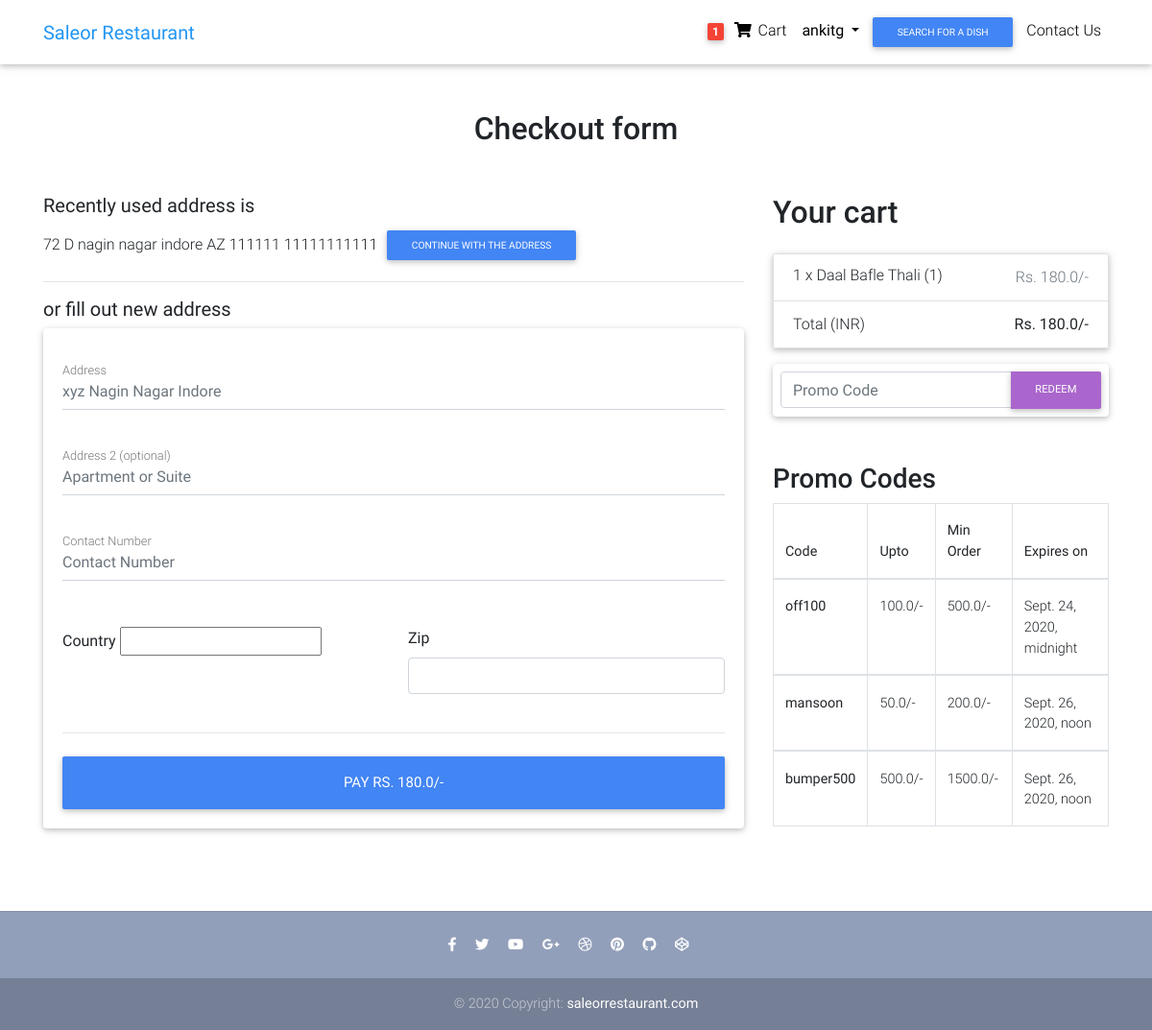
The app's page /checkout/ (signed in) with its own data.
### restaurant/models.py (models this page shows, shortened)
class Order(models.Model):
    user = models.ForeignKey(settings.AUTH_USER_MODEL, on_delete=models.CASCADE)
    ref_code = models.CharField(max_length=20, blank=True, null=True)
    items = models.ManyToManyField(OrderItem)
    order_date = models.DateTimeField()
    ordered = models.BooleanField(default=False)
    billing_address = models.ForeignKey('BillingAddress', on_delete=models.SET_NULL, blank=True, null=True)
    payment = models.ForeignKey('Payment', on_delete=models.SET_NULL, blank=True, null=True)
    coupon = models.ForeignKey('Coupon', on_delete=models.SET_NULL, blank=True, null=True)
    status = models.CharField(max_length=50, choices=order_status, default='not_accepted')
    refund_requested = models.BooleanField(default=False)
    refund_granted = models.BooleanField(default=False)
    refund_completed = models.BooleanField(default=False)
    def get_total(self):
        total = 0
        for order_item in self.items.all():
            total += order_item.get_final_price()
        if self.coupon:
            total -= self.coupon.amount
        return total

class BillingAddress(models.Model):
    user = models.ForeignKey(settings.AUTH_USER_MODEL, on_delete=models.CASCADE)
    street_address = models.CharField(max_length=100)
    apartment_address = models.CharField(max_length=100)
    contact_no = models.BigIntegerField(blank=True, null=True)
    country = CountryField(multiple=False)
    zipcode = models.CharField(max_length=10)
    class Meta:
        verbose_name_plural = 'Addresses'

class OrderItem(models.Model):
    user = models.ForeignKey(settings.AUTH_USER_MODEL, on_delete=models.CASCADE)
    item = models.ForeignKey(Item, on_delete=models.CASCADE)
    cartitem = models.IntegerField(default=1)
    ordered = models.BooleanField(default=False)
    def get_total_item_discount_price(self):
        return self.cartitem * self.item.discount_price
    def get_final_price(self):
        if self.item.discount_price:
            return self.get_total_item_discount_price()
        return self.get_total_item_price()

class Item(models.Model):
    title = models.CharField(max_length=100)
    price = models.FloatField()
    discount_price = models.FloatField(blank=True, null=True)
    veg_or_nonveg = models.CharField(choices=dish_type, max_length=20)
    quantity = models.CharField(choices=quantity, max_length=20)
    image_url = models.URLField()
    slug = models.SlugField()

class Coupon(models.Model):
    code = models.CharField(max_length=15)
    amount = models.FloatField()
    min_order_value = models.FloatField(default=10, null=True, blank=True)
    expire_in = models.DateTimeField()

### restaurant/views.py (the view, shortened to what this page needs)
# urls.py: path('checkout/', views.CheckoutView.as_view(), name="checkOut"),
class CheckoutView(LoginRequiredMixin, View):
    def get(self, *args, **kwargs):
        try:
            form = CheckoutForm()
            coupons = Coupon.objects.all()
            order = Order.objects.get(user=self.request.user, ordered=False)
            context = {
                'form': form,
                'order': order,
                'couponform': CouponForm(),
                'coupons': coupons
            }
            oldaddress = BillingAddress.objects.filter(user=self.request.user)
            if oldaddress.exists():
                context.update({'oldaddress': oldaddress[0]})
            if order.get_total() > 0:
                return render(self.request, 'restaurant/checkout-page.html', context)
            else:
                messages.warning(
                    self.request, 'please add some items to your cart before checkout')
                return redirect('/')
        except ObjectDoesNotExist:
            messages.warning(
                self.request, 'please add some items to your cart before checkout')
            return redirect('restaurant:homePage')

### restaurant/forms.py
class CheckoutForm(forms.Form):
    street_address = forms.CharField(widget=forms.TextInput(attrs={
        'placeholder': 'xyz Nagin Nagar Indore',
        'class':'form-control'
    }))
    apartment_address = forms.CharField(required=False, widget=forms.TextInput(attrs={
        'placeholder': 'Apartment or Suite',
        'class':'form-control'
    }))
    contact_no = forms.IntegerField(widget=forms.TextInput(attrs={
        'placeholder': 'Contact Number',
        'class':'form-control'
    }))
    country = CountryField(blank_label='(Select Country)').formfield(
        widget=CountrySelectWidget(attrs={
            'class': 'custom-select d-block w-100'
    }))
    zipcode = forms.CharField(widget=forms.TextInput(attrs={
        'class': 'form-control',
    }))

class CouponForm(forms.Form):
    code = forms.CharField(widget=forms.TextInput(attrs={
        'placeholder': 'Promo Code',
        'class':'form-control',
        'aria-label':"Recipient's username",
        'aria-describedby':"basic-addon2"
    }))

### restaurant/templatetags/cart_template_tags.py (called while the page is built)
@register.filter
def cart_item_count(user):
    if user.is_authenticated:
        queryset = Order.objects.filter(user=user, ordered=False)
        if queryset.exists():
            return queryset[0].items.count()
    return 0

### templates/restaurant/checkout-page.html (shortened to what this page needs)
{% extends 'base.html' %}
{% block body %}
{% load crispy_forms_tags %}
<main>
  <div class="container wow fadeIn">
    <h2 class="my-5 h2 text-center">Checkout form</h2>
    <div class="row">
      <div class="col-md-8 mb-4">
        {% if oldaddress %}
        <h5><b> Recently used address is</b></h5>
        <form action="{% url 'restaurant:save_addr' %}" method="POST">{% csrf_token %}
        {{ oldaddress.street_address }} {{oldaddress.apartment_address}} {{oldaddress.country}}
          {{oldaddress.zipcode}} {{oldaddress.contact_no}}
          <button type="submit" class="btn btn-primary btn-sm">Continue with the address</button></p>
          <hr>
        <h5><b> or fill out new address</b></h5>
        </form>
        {% endif %}
        <div class="card">
          <form class="card-body" method="POST">
            <div class="md-form mb-5">
              {{form.street_address}}
              <label for="address" class="">Address</label>
            </div>
            <div class="md-form mb-5">
              {{form.apartment_address}}
              <label for="address-2" class="">Address 2 (optional)</label>
            </div>
            <div class="md-form mb-5">
              {{form.contact_no}}
              <label for="contact_no" class="">Contact Number</label>
            </div>
            <div class="row">
              <div class="col-lg-6 col-md-12 mb-4">
                <label for="country">Country</label>
                {{ form.country }}
              </div>
              <div class="col-lg-6 col-md-6 mb-4">
                <label for="zip">Zip</label>
                {{form.zipcode}}
              </div>
            </div>
            <hr class="mb-4">
            <form action="{% url 'restaurant:checkOut' %}" method="POST">{% csrf_token %}
              <button class="btn btn-primary btn-lg btn-block" type="submit">Pay Rs. {{order.get_total}}/-</button>
            </form>
          </form>
        </div>
      </div>
      <div class="col-md-4 mb-4">
        <h4 class="d-flex justify-content-between align-items-center mb-3">
          <span class="h2">Your cart</span>
        </h4>
        <ul class="list-group mb-3 z-depth-1">
          {% for order_item in order.items.all %}
          <li class="list-group-item d-flex justify-content-between lh-condensed">
            <div>
              <h6 class="my-0">{{ order_item.cartitem }} x {{ order_item.item.title}} ({{order_item.item.quantity}})
              </h6>
            </div>
            <span class="text-muted"> Rs. {{ order_item.get_final_price }}/-</span>
          </li>
          {% endfor %}
          <li class="list-group-item d-flex justify-content-between">
            <span>Total (INR)</span>
            <strong>Rs. {{order.get_total}}/-</strong>
          </li>
        </ul>
        <form class="card p-2" action="{% url 'restaurant:add-coupon' %}" method="POST">
          <div class="input-group">
            {{couponform.code}}
            <div class="input-group-append">
              <button class="btn btn-secondary btn-md waves-effect m-0" type="submit">Redeem</button>
            </div>
          </div>
        </form>
        <h4 class="mt-5 h3">Promo Codes</h4>
        <section class="mb-4 mt-2">
          <div class="row fadeIn wow">
              <div class="col-sm-12 col-lg-12">
                  <table class="table table-bordered">
                      <thead>
                        <tr>
                          <th scope="col">Code</th>
                          <th scope="col">Upto</th>
                          <th scope="col">Min Order</th>
                          <th scope="col">Expires on</th>
                        </tr>
                      </thead>
                      {% for coupon in coupons %}
                      <tbody>
                        <tr>
                          <td><b>{{coupon.code}}</b></td>
                          <td>{{coupon.amount}}/-</td>
                          <td>{{coupon.min_order_value}}/-</td>
                          <td>{{coupon.expire_in}}</td>
                        </tr>
                      </tbody>
                      {% endfor %}
                    </table>
              </div>
          </div>
      </section>
      </div>
    </div>
  </div>
</main>
{% endblock body %}

### templates/base.html (shortened to what this page needs)
<!DOCTYPE html>
<html lang="en">
{% load static %}
{% load cart_template_tags %}
{% load socialaccount %}
<head>
  <link rel="stylesheet" href="https://use.fontawesome.com/releases/v5.11.2/css/all.css">
  <link href="{% static 'css/bootstrap.min.css' %}" rel="stylesheet">
  <link href="{% static 'css/mdb.min.css' %}" rel="stylesheet">
  <link href="{% static 'css/style.min.css' %}" rel="stylesheet">
</head>
<body>
  <nav class="navbar navbar-expand-lg navbar-light white scrolling-navbar">
    <div class="container">
      <a class="navbar-brand waves-effect" href="{% url 'restaurant:homePage' %}">
        <strong class="blue-text">Saleor Restaurant</strong>
      </a>
      <div class="collapse navbar-collapse" id="navbarSupportedContent">
        <ul class="navbar-nav">
          {% if request.user.is_authenticated %}
          <li class="nav-item">
            <a class="nav-link" href="{% url 'restaurant:order-summary' %}">
              <span class="badge red z-depth-1 mr-1"> {{request.user|cart_item_count}} </span>
              <i class="fas fa-shopping-cart"></i>
              <span class="clearfix"> Cart </span>
            </a>
          </li>
          <li class="nav-item">
            <div class="dropdown show">
              <a class="nav-link dropdown-toggle" href="#" role="button" id="dropdownMenuLink" data-toggle="dropdown"
                aria-haspopup="true" aria-expanded="false">
                <b>{{request.user.username}}</b>
              </a>
            </div>
          </li>
          {% endif %}
          <li class="nav-item">
            <button type="button" class="btn btn-primary btn-sm" data-toggle="modal" data-target="#exampleModal">
              Search For a Dish
            </button>
          </li>
          <li class="nav-item">
            <a class="nav-link" href="{% url 'restaurant:contact-us' %}">
              <span class="clearfix"> Contact Us </span>
            </a>
          </li>
        </ul>
      </div>
    </div>
  </nav>
  {% block body %}
  {% endblock body %}
  <footer class="page-footer text-center font-small mt-4 wow fadeIn">
    <hr class="my-4">
    <div class="pb-4">
      <a href="#" target="_blank">
        <i class="fab fa-facebook-f mr-3"></i>
      </a>
      <a href="#" target="_blank">
        <i class="fab fa-twitter mr-3"></i>
      </a>
      <a href="#" target="_blank">
        <i class="fab fa-youtube mr-3"></i>
      </a>
      <a href="#" target="_blank">
        <i class="fab fa-google-plus-g mr-3"></i>
      </a>
      <a href="#" target="_blank">
        <i class="fab fa-dribbble mr-3"></i>
      </a>
      <a href="#" target="_blank">
        <i class="fab fa-pinterest mr-3"></i>
      </a>
      <a href="#" target="_blank">
        <i class="fab fa-github mr-3"></i>
      </a>
      <a href="#" target="_blank">
        <i class="fab fa-codepen mr-3"></i>
      </a>
    </div>
    <div class="footer-copyright py-3">
      © 2020 Copyright:
      <a href="/"><b>saleorrestaurant.com</b> </a>
    </div>
  </footer>
  {% load static %}
</body>
</html>

### templates/base.html (style rules this page uses)
html, body, header, .carousel { height: 60vh; }

### records on screen
BillingAddress: street_address "72 D nagin nagar indore", country "AZ", zipcode "111111", contact_no "11111111111"
Order: get_total "180.0"
OrderItem: cartitem "1", item "Daal Bafle Thali", item.quantity "1", get_final_price "180.0"
Coupon: code "off100", amount "100.0", min_order_value "500.0", expire_in "Sept. 24, 2020, midnight"
Coupon: code "mansoon", amount "50.0", min_order_value "200.0", expire_in "Sept. 26, 2020, noon"
Coupon: code "bumper500", amount "500.0", min_order_value "1500.0", expire_in "Sept. 26, 2020, noon"

### other values on screen
{{ request.user|cart_item_count }} "1"
{{ request.user.username }} "ankitg"
